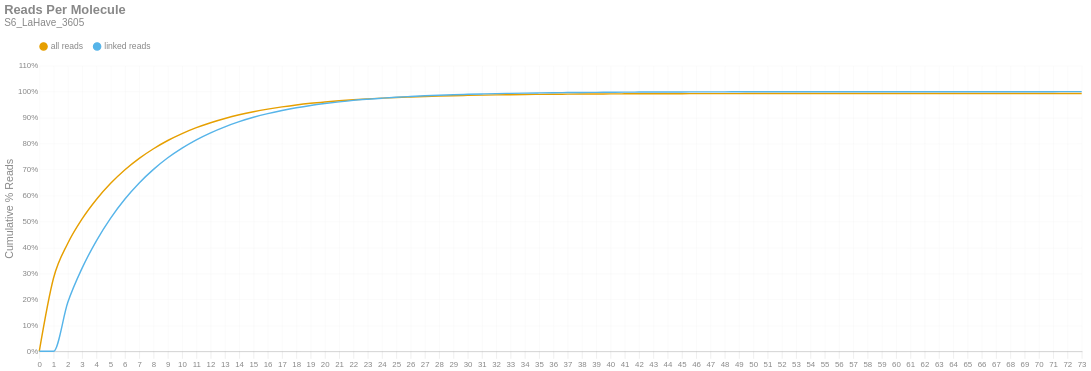

Here is the notebook cell this chart was saved with:
### Markdown cell above
### Reads per Molecule
This chart shows the cumulative distribution of the number of reads per linked molecule. That is, how many alignments are associated with a unique molecule. This excludes the number of reads associated with invalid or absent linked-read barcodes. The `linked` histogram is the percentages recalculated when disregarding singletons.

### Code cell
if SKIPLR:
    print_html(f"Skipped")
else:
    counts = np.bincount(valids['reads'].cast(pl.Int64).to_numpy())
    weighted = counts * np.arange(len(counts))
    all_perc = weighted / n_reads
    linked_perc = weighted / n_linked_reads
    linked_perc[1] = 0
    binned_df = pl.DataFrame({
        'readsper': list(range(len(counts))),
        'all reads (cumsum)': np.cumsum(all_perc).tolist(),
        'linked reads (cumsum)': np.cumsum(linked_perc).tolist(),
    })

    with SafeRender(binned_df):
        (
            density_plot(binned_df, 'Reads Per Molecule', samplename, 'readspmol')
            .encode(
                x=alt.X('readsper:O', title=None).axis(labelAngle=0).scale(padding=0),
                y=alt.Y('value:Q', title='Cumulative % Reads').axis(format='%').stack(False),
                color=alt.Color("key:N").scale(domain=["all reads", "linked reads"]),
                tooltip=[
                    alt.Tooltip("key:N", title="Data Type"),
                    alt.Tooltip("readsper:O", title="Reads Per Molecule"),
                    alt.Tooltip("value:Q", format=".2%", title="% Reads (Cum.)")
                ]            
            )
        ).display()

### Figure 1 — Vega-Lite specification as saved in the notebook (floating-point values rounded to 4 significant figures)
{"width": "container", "height": 400, "config": {"title": {"anchor": "start", "dy": -15, "fontSize": 18, "color": "#888888", "subtitleColor": "#888888", "subtitleFontSize": 14}, "arc": {"fill": "#0072B2"}, "axis": {"domainColor": "#888888", "domainWidth": 0.5, "gridWidth": 0.2, "grid": false, "titleFontWeight": 400, "titleFontSize": 15, "labelFontSize": 11, "labelColor": "#888888", "tickColor": "#888888", "tickWidth": 0.2, "titleColor": "#888888"}, "axisBand": {"grid": false}, "axisX": {"grid": true, "tickSize": 10, "domainCap": "round"}, "axisY": {"domain": false, "grid": true, "tickSize": 0, "domainCap": "round"}, "background": "transparent", "header": {"labelFontSize": 15, "labelColor": "#888888", "titleFontSize": 15, "titleFontWeight": 600, "titleColor": "#888888"}, "legend": {"labelFont": "sans-serif", "labelFontSize": 12, "labelColor": "#888888", "symbolSize": 100, "symbolType": "circle", "titleFontSize": 12, "titlePadding": 10, "titleColor": "#888888", "title": null, "orient": "top"}, "range": {"category": ["#E69F00", "#56B4E9", "#009E73", "#F0E442", "#0072B2", "#D55E00", "#CC79A7", "#000000"], "diverging": ["#cfe8f3", "#a2d4ec", "#73bfe2", "#46abdb", "#1696d2", "#12719e"]}, "area": {"fill": "#0072B2", "fillOpacity": 0.7, "line": true, "strokeOpacity": 0.7}, "line": {"color": "#0072B2", "stroke": "#0072B2", "strokeWidth": 2}, "trail": {"color": "#0072B2", "stroke": "#0072B2", "strokeWidth": 0, "size": 1}, "point": {"filled": true, "fillOpacity": 1.0, "size": 95}, "text": {"color": "#888888", "fontSize": 11, "align": "right", "fontWeight": 400, "size": 11}, "bar": {"fill": "#0072B2", "stroke": null}, "view": {"stroke": null, "continuousWidth": 660, "continuousHeight": 400}}, "data": {"name": "data-9bbb36d9e29b05ca17bc3a267b4b38a4"}, "mark": {"type": "line", "interpolate": "monotone", "point": {"opacity": 0, "size": 275}}, "encoding": {"color": {"field": "key", "scale": {"domain": ["all reads", "linked reads"]}, "type": "nominal"}, "tooltip": [{"field": "key", "title": "Data Type", "type": "nominal"}, {"field": "readsper", "title": "Reads Per Molecule", "type": "ordinal"}, {"field": "value", "format": ".2%", "title": "% Reads (Cum.)", "type": "quantitative"}], "x": {"axis": {"labelAngle": 0}, "field": "readsper", "scale": {"padding": 0}, "title": null, "type": "ordinal"}, "y": {"axis": {"format": "%"}, "field": "value", "stack": false, "title": "Cumulative % Reads", "type": "quantitative"}}, "params": [{"name": "param_c36ac31b6afebe62", "select": {"type": "point", "fields": ["key"]}, "bind": "legend"}], "title": {"text": "Reads Per Molecule", "subtitle": "S6_LaHave_3605"}, "transform": [{"fold": ["all reads (cumsum)", "linked reads (cumsum)"]}, {"calculate": "replace(datum.key, ' (cumsum)', '')", "as": "key"}, {"filter": {"param": "param_c36ac31b6afebe62"}}], "usermeta": {"embedOptions": {"downloadFileName": "S6_LaHave_3605.readspmol"}}, "$schema": "https://vega.github.io/schema/vega-lite/v6.1.0.json", "datasets": {"data-9bbb36d9e29b05ca17bc3a267b4b38a4": [{"readsper": 0, "all reads (cumsum)": 0.0, "linked reads (cumsum)": 0.0}, {"readsper": 1, "all reads (cumsum)": 0.2821, "linked reads (cumsum)": 0.0}, {"readsper": 2, "all reads (cumsum)": 0.4161, "linked reads (cumsum)": 0.1885}, {"readsper": 3, "all reads (cumsum)": 0.5099, "linked reads (cumsum)": 0.3204}, {"readsper": 4, "all reads (cumsum)": 0.5846, "linked reads (cumsum)": 0.4256}, {"readsper": 5, "all reads (cumsum)": 0.6467, "linked reads (cumsum)": 0.513}, {"readsper": 6, "all reads (cumsum)": 0.699, "linked reads (cumsum)": 0.5865}, {"readsper": 7, "all reads (cumsum)": 0.743, "linked reads (cumsum)": 0.6484}, {"readsper": 8, "all reads (cumsum)": 0.7801, "linked reads (cumsum)": 0.7006}, {"readsper": 9, "all reads (cumsum)": 0.8119, "linked reads (cumsum)": 0.7453}, {"readsper": 10, "all reads (cumsum)": 0.8384, "linked reads (cumsum)": 0.7825}, {"readsper": 11, "all reads (cumsum)": 0.8611, "linked reads (cumsum)": 0.8146}, {"readsper": 12, "all reads (cumsum)": 0.8804, "linked reads (cumsum)": 0.8416}, {"readsper": 13, "all reads (cumsum)": 0.8967, "linked reads (cumsum)": 0.8646}, {"readsper": 14, "all reads (cumsum)": 0.9108, "linked reads (cumsum)": 0.8844}, {"readsper": 15, "all reads (cumsum)": 0.9228, "linked reads (cumsum)": 0.9012}, {"readsper": 16, "all reads (cumsum)": 0.9328, "linked reads (cumsum)": 0.9154}, {"readsper": 17, "all reads (cumsum)": 0.9413, "linked reads (cumsum)": 0.9274}, {"readsper": 18, "all reads (cumsum)": 0.9489, "linked reads (cumsum)": 0.938}, {"readsper": 19, "all reads (cumsum)": 0.9552, "linked reads (cumsum)": 0.9469}, {"readsper": 20, "all reads (cumsum)": 0.9604, "linked reads (cumsum)": 0.9542}, {"readsper": 21, "all reads (cumsum)": 0.965, "linked reads (cumsum)": 0.9606}, {"readsper": 22, "all reads (cumsum)": 0.969, "linked reads (cumsum)": 0.9663}, {"readsper": 23, "all reads (cumsum)": 0.9722, "linked reads (cumsum)": 0.9708}, {"readsper": 24, "all reads (cumsum)": 0.9751, "linked reads (cumsum)": 0.9749}, {"readsper": 25, "all reads (cumsum)": 0.9777, "linked reads (cumsum)": 0.9786}, {"readsper": 26, "all reads (cumsum)": 0.9797, "linked reads (cumsum)": 0.9814}, {"readsper": 27, "all reads (cumsum)": 0.9816, "linked reads (cumsum)": 0.984}, {"readsper": 28, "all reads (cumsum)": 0.9832, "linked reads (cumsum)": 0.9863}, {"readsper": 29, "all reads (cumsum)": 0.9845, "linked reads (cumsum)": 0.9881}, {"readsper": 30, "all reads (cumsum)": 0.9856, "linked reads (cumsum)": 0.9897}, {"readsper": 31, "all reads (cumsum)": 0.9867, "linked reads (cumsum)": 0.9911}, {"readsper": 32, "all reads (cumsum)": 0.9876, "linked reads (cumsum)": 0.9925}, {"readsper": 33, "all reads (cumsum)": 0.9883, "linked reads (cumsum)": 0.9935}, {"readsper": 34, "all reads (cumsum)": 0.989, "linked reads (cumsum)": 0.9944}, {"readsper": 35, "all reads (cumsum)": 0.9895, "linked reads (cumsum)": 0.9952}, {"readsper": 36, "all reads (cumsum)": 0.99, "linked reads (cumsum)": 0.9959}, {"readsper": 37, "all reads (cumsum)": 0.9904, "linked reads (cumsum)": 0.9964}, {"readsper": 38, "all reads (cumsum)": 0.9908, "linked reads (cumsum)": 0.997}, {"readsper": 39, "all reads (cumsum)": 0.9911, "linked reads (cumsum)": 0.9973}, {"readsper": 40, "all reads (cumsum)": 0.9913, "linked reads (cumsum)": 0.9977}, {"readsper": 41, "all reads (cumsum)": 0.9916, "linked reads (cumsum)": 0.9981}, {"readsper": 42, "all reads (cumsum)": 0.9918, "linked reads (cumsum)": 0.9984}, {"readsper": 43, "all reads (cumsum)": 0.992, "linked reads (cumsum)": 0.9986}, {"readsper": 44, "all reads (cumsum)": 0.9921, "linked reads (cumsum)": 0.9988}, {"readsper": 45, "all reads (cumsum)": 0.9922, "linked reads (cumsum)": 0.999}, {"readsper": 46, "all reads (cumsum)": 0.9923, "linked reads (cumsum)": 0.9991}, {"readsper": 47, "all reads (cumsum)": 0.9924, "linked reads (cumsum)": 0.9992}, {"readsper": 48, "all reads (cumsum)": 0.9924, "linked reads (cumsum)": 0.9993}, {"readsper": 49, "all reads (cumsum)": 0.9925, "linked reads (cumsum)": 0.9994}, {"readsper": 50, "all reads (cumsum)": 0.9926, "linked reads (cumsum)": 0.9995}, {"readsper": 51, "all reads (cumsum)": 0.9926, "linked reads (cumsum)": 0.9995}, {"readsper": 52, "all reads (cumsum)": 0.9927, "linked reads (cumsum)": 0.9996}, {"readsper": 53, "all reads (cumsum)": 0.9927, "linked reads (cumsum)": 0.9996}, {"readsper": 54, "all reads (cumsum)": 0.9927, "linked reads (cumsum)": 0.9997}, {"readsper": 55, "all reads (cumsum)": 0.9928, "linked reads (cumsum)": 0.9997}, {"readsper": 56, "all reads (cumsum)": 0.9928, "linked reads (cumsum)": 0.9998}, {"readsper": 57, "all reads (cumsum)": 0.9928, "linked reads (cumsum)": 0.9998}, {"readsper": 58, "all reads (cumsum)": 0.9928, "linked reads (cumsum)": 0.9998}, {"readsper": 59, "all reads (cumsum)": 0.9929, "linked reads (cumsum)": 0.9998}, {"readsper": 60, "all reads (cumsum)": 0.9929, "linked reads (cumsum)": 0.9999}, {"readsper": 61, "all reads (cumsum)": 0.9929, "linked reads (cumsum)": 0.9999}, {"readsper": 62, "all reads (cumsum)": 0.9929, "linked reads (cumsum)": 0.9999}, {"readsper": 63, "all reads (cumsum)": 0.9929, "linked reads (cumsum)": 0.9999}, {"readsper": 64, "all reads (cumsum)": 0.9929, "linked reads (cumsum)": 0.9999}, {"readsper": 65, "all reads (cumsum)": 0.9929, "linked reads (cumsum)": 0.9999}, {"readsper": 66, "all reads (cumsum)": 0.9929, "linked reads (cumsum)": 0.9999}, {"readsper": 67, "all reads (cumsum)": 0.9929, "linked reads (cumsum)": 0.9999}, {"readsper": 68, "all reads (cumsum)": 0.9929, "linked reads (cumsum)": 0.9999}, {"readsper": 69, "all reads (cumsum)": 0.9929, "linked reads (cumsum)": 1.0}, {"readsper": 70, "all reads (cumsum)": 0.9929, "linked reads (cumsum)": 1.0}, {"readsper": 71, "all reads (cumsum)": 0.9929, "linked reads (cumsum)": 1.0}, {"readsper": 72, "all reads (cumsum)": 0.9929, "linked reads (cumsum)": 1.0}, {"readsper": 73, "all reads (cumsum)": 0.993, "linked reads (cumsum)": 1.0}]}}
